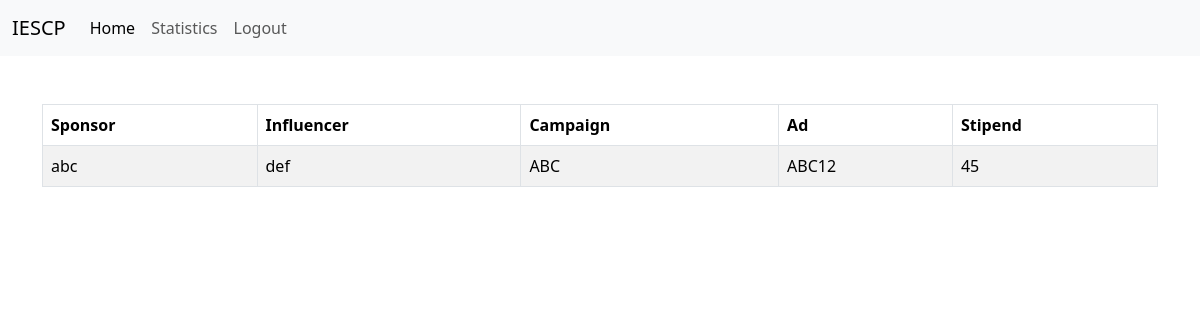
The app's page /all_ongoing_ads, older data.
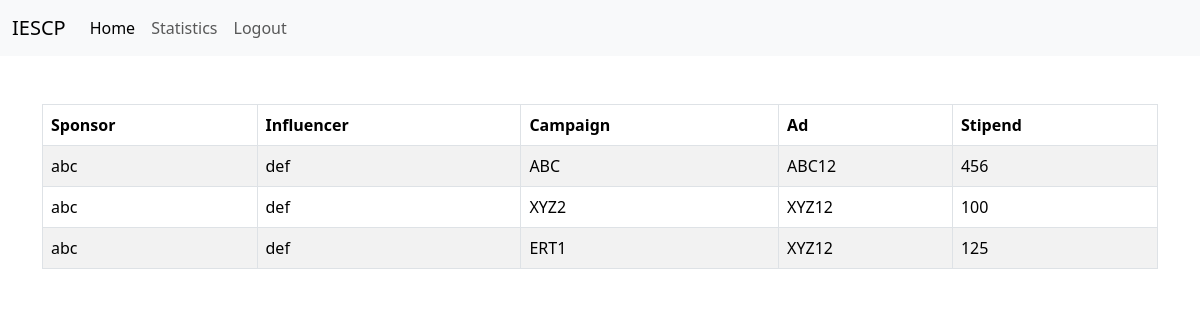
The same page, newer data.
### tables this page shows
CREATE TABLE ongoing_ad ( sponsor TEXT, influencer TEXT, campaignName TEXT, adName TEXT, stipend TEXT, UNIQUE (sponsor, influencer, campaignName, adName));

### app.py (the view)
@app.route('/all_ongoing_ads', methods=['GET', 'POST'])
def all_ongoing_ads():
    campaigns = []
    campaigns_list = select_ongoing_ads()
    for i in campaigns_list:
        temp = dict()
        temp['sponsor'] = i[0]
        temp['influencer'] = i[1]
        temp['campaignName'] = i[2]
        temp['adName'] = i[3]
        temp['stipend'] = i[4]
        campaigns.append(temp)
        temp = dict()
    return render_template('all_ongoing_ads.html', ongoing_ads=campaigns)

### app.py (called while the page is built)
def select_ongoing_ads():
    cursor.execute("SELECT * FROM ongoing_ad")
    connection.commit()
    return cursor.fetchall()

### templates/all_ongoing_ads.html (shortened to what this page needs)
<!DOCTYPE html>
<html lang="en">
<head>
<link href="https://cdn.jsdelivr.net/npm/bootstrap@5.3.3/dist/css/bootstrap.min.css" rel="stylesheet">
  </head>
  <nav class="navbar navbar-expand-lg bg-body-tertiary">
    <div class="container-fluid">
      <a class="navbar-brand" href="#">IESCP</a>
      <div class="collapse navbar-collapse" id="navbarSupportedContent">
        <ul class="navbar-nav me-auto mb-2 mb-lg-0">
          <li class="nav-item">
            <a class="nav-link active" aria-current="page" href="/home_admin">Home</a>
          </li>
          <li class="nav-item">
            <a class="nav-link" href="/statistics_admin">Statistics</a>
          </li>
          <li class="nav-item">
            <a class="nav-link" href = "/" id="logout">Logout</a>
          </li>
        </ul>
      </div>
    </div>
  </nav>
<body>
  <div class="container mt-5">
    <table class="table table-striped table-bordered">
      <thead class="thead-dark">
        <tr>
          <th>Sponsor</th>
          <th>Influencer</th>
          <th>Campaign</th>
          <th>Ad</th>
          <th>Stipend</th>
        </tr>
      </thead>
      <tbody>
        {% for ad in ongoing_ads %}
        <tr>
          <td>{{ ad.sponsor }}</td>
          <td>{{ ad.influencer }}</td>
          <td>{{ ad.campaignName }}</td>
          <td>{{ ad.adName }}</td>
          <td>{{ ad.stipend }}</td>
        </tr>
        {% endfor %}
      </tbody>
    </table>
  </div>
</body>
</html>

Row changes from the older to the newer data that the page shows:
changed ongoing_ad "ABC": stipend "45" → "456"
added ongoing_ad: sponsor "abc", influencer "def", campaignName "XYZ2", adName "XYZ12", stipend "100"
added ongoing_ad: sponsor "abc", influencer "def", campaignName "ERT1", adName "XYZ12", stipend "125"
